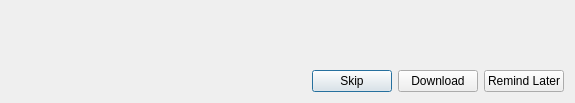
<?xml version="1.0" encoding="UTF-8"?>
<ui version="4.0">
 <class>UpdateCheckerDialog</class>
 <widget class="QDialog" name="UpdateCheckerDialog">
  <property name="geometry">
   <rect>
    <x>0</x>
    <y>0</y>
    <width>575</width>
    <height>103</height>
   </rect>
  </property>
  <property name="windowTitle">
   <string>Updates available</string>
  </property>
  <layout class="QVBoxLayout" name="verticalLayout">
   <item>
    <widget class="QLabel" name="label">
     <property name="text">
      <string/>
     </property>
    </widget>
   </item>
   <item>
    <layout class="QHBoxLayout" name="horizontalLayout">
     <item>
      <spacer name="horizontalSpacer">
       <property name="orientation">
        <enum>Qt::Horizontal</enum>
       </property>
       <property name="sizeHint" stdset="0">
        <size>
         <width>40</width>
         <height>20</height>
        </size>
       </property>
      </spacer>
     </item>
     <item>
      <widget class="QPushButton" name="pushButton_skip">
       <property name="text">
        <string>Skip</string>
       </property>
      </widget>
     </item>
     <item>
      <widget class="QPushButton" name="pushButton_download">
       <property name="text">
        <string>Download</string>
       </property>
      </widget>
     </item>
     <item>
      <widget class="QPushButton" name="pushButton_later">
       <property name="text">
        <string>Remind Later</string>
       </property>
      </widget>
     </item>
    </layout>
   </item>
  </layout>
 </widget>
 <resources/>
 <connections/>
</ui>
